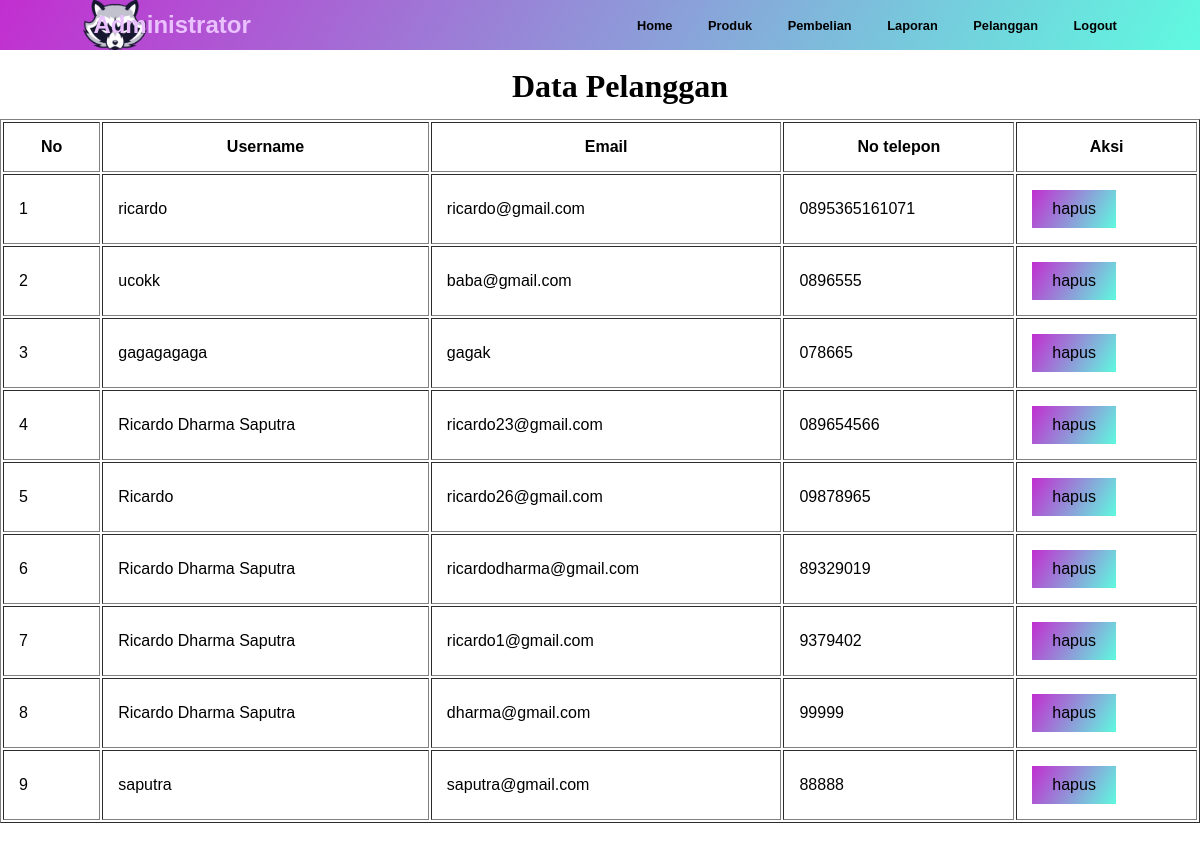
Page /admin/index.php?halaman=pelanggan (signed in) on the committed database.
### tables this page shows
CREATE TABLE `pelanggan` (
  `id_pelanggan` int(11) NOT NULL,
  `email_pelanggan` varchar(100) NOT NULL,
  `password_pelanggan` varchar(50) NOT NULL,
  `nama_pelanggan` varchar(100) NOT NULL,
  `telepon_pelanggan` varchar(25) NOT NULL,
  `alamat_pelanggan` text NOT NULL
);

### admin/pelanggan.php (the view)
<br>
<h1>Data Pelanggan</h2>
<link href="assets/css/pelanggan.css" rel="stylesheet" />
<br>
<br>
<br>
<table style="margin-left: auto;margin-right: auto;" border="1">
	<thead>
		<tr>
			<th>&nbspNo&nbsp</th>
			<th>Username</th>
			<th>Email</th>
			<th>No telepon</th>
			<th>Aksi</th>
		</tr>
	</thead>
	<tbody>
		<?php $nomor=1; ?>
		<?php $ambil=$koneksi->query("SELECT * FROM pelanggan"); ?>
		<?php while($pecah =$ambil->fetch_assoc()){ ?>
		<tr>
			<td><?php echo $nomor; ?></td>
			<td><?php echo $pecah['nama_pelanggan']; ?></td>
			<td><?php echo $pecah['email_pelanggan']; ?></td>
			<td><?php echo $pecah['telepon_pelanggan']; ?></td>
			<td>
				<a href="" class="btn btn-danger">hapus</a>
			</td>
		</tr>
		<?php $nomor++;?>
		<?php } ?>
	</tbody>
</table>

### admin/assets/css/custom.css (style rules this page uses)
* { margin: 0; padding: 0; }
body { font-family: sans-serif; overflow-x: hidden; }

### admin/assets/css/pelanggan.css (style rules this page uses)
h1 { text-align: center; position: relative; left: 20px; font-family: serif; }
table { width: 100%; position: relative; bottom: 40px; }
th { text-align: center; padding: 15px; }
td { padding: 15px; text-align: left; }
td a:link, td a:visited { background: linear-gradient(120deg, #c22ed0, #5ffae0); color: black; padding: 10px 20px; text-align: center; text-decoration: none; display: inline-block; }

### rows in the picture
pelanggan: nama_pelanggan "ricardo", email_pelanggan "ricardo@gmail.com", telepon_pelanggan "0895365161071"
pelanggan: nama_pelanggan "ucokk", email_pelanggan "baba@gmail.com", telepon_pelanggan "0896555"
pelanggan: nama_pelanggan "gagagagaga", email_pelanggan "gagak", telepon_pelanggan "078665"
pelanggan: nama_pelanggan "Ricardo Dharma Saputra", email_pelanggan "ricardo23@gmail.com", telepon_pelanggan "089654566"
pelanggan: nama_pelanggan "Ricardo", email_pelanggan "ricardo26@gmail.com", telepon_pelanggan "09878965"
pelanggan: nama_pelanggan "Ricardo Dharma Saputra", email_pelanggan "ricardodharma@gmail.com", telepon_pelanggan "89329019"
pelanggan: nama_pelanggan "Ricardo Dharma Saputra", email_pelanggan "ricardo1@gmail.com", telepon_pelanggan "9379402"
pelanggan: nama_pelanggan "Ricardo Dharma Saputra", email_pelanggan "dharma@gmail.com", telepon_pelanggan "99999"
pelanggan: nama_pelanggan "saputra", email_pelanggan "saputra@gmail.com", telepon_pelanggan "88888"
